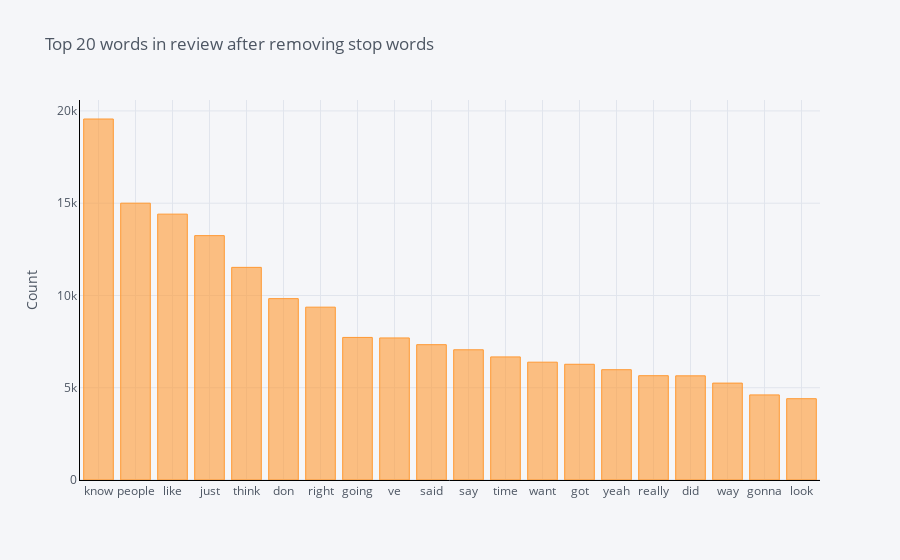

The code cell stored with this chart in its notebook:
### Markdown cell above
## The distribution of top unigrams after removing stop words

### Code cell
def get_top_n_words(corpus, n=None):
    vec = CountVectorizer(stop_words = 'english').fit(corpus)
    bag_of_words = vec.transform(corpus)
    sum_words = bag_of_words.sum(axis=0) 
    words_freq = [(word, sum_words[0, idx]) for word, idx in vec.vocabulary_.items()]
    words_freq =sorted(words_freq, key = lambda x: x[1], reverse=True)
    return words_freq[:n]
common_words = get_top_n_words(df['text'], 20)
df2 = pd.DataFrame(common_words, columns = ['text' , 'count'])
df2
df2.groupby('text').sum()['count'].sort_values(ascending=False).iplot(
    kind='bar', yTitle='Count', linecolor='black', title='Top 20 words in review after removing stop words')

### Figure 1 — Plotly figure (JSON) as saved in the notebook; plotly's stock layout.template omitted (floating-point values rounded to 4 significant figures)
{"data": [{"marker": {"color": "rgba(255, 153, 51, 0.6)", "line": {"color": "rgba(255, 153, 51, 1.0)", "width": 1}}, "name": "count", "orientation": "v", "text": "", "type": "bar", "x": ["know", "people", "like", "just", "think", "don", "right", "going", "ve", "said", "say", "time", "want", "got", "yeah", "really", "did", "way", "gonna", "look"], "y": [19563, 15001, 14407, 13242, 11523, 9828, 9366, 7726, 7698, 7333, 7056, 6670, 6385, 6271, 5977, 5652, 5645, 5251, 4611, 4406]}], "layout": {"legend": {"bgcolor": "#F5F6F9", "font": {"color": "#4D5663"}}, "paper_bgcolor": "#F5F6F9", "plot_bgcolor": "#F5F6F9", "title": {"font": {"color": "#4D5663"}, "text": "Top 20 words in review after removing stop words"}, "xaxis": {"gridcolor": "#E1E5ED", "linecolor": "black", "showgrid": true, "tickfont": {"color": "#4D5663"}, "title": {"font": {"color": "#4D5663"}, "text": ""}, "zerolinecolor": "#E1E5ED"}, "yaxis": {"gridcolor": "#E1E5ED", "linecolor": "black", "showgrid": true, "tickfont": {"color": "#4D5663"}, "title": {"font": {"color": "#4D5663"}, "text": "Count"}, "zerolinecolor": "#E1E5ED"}}}
